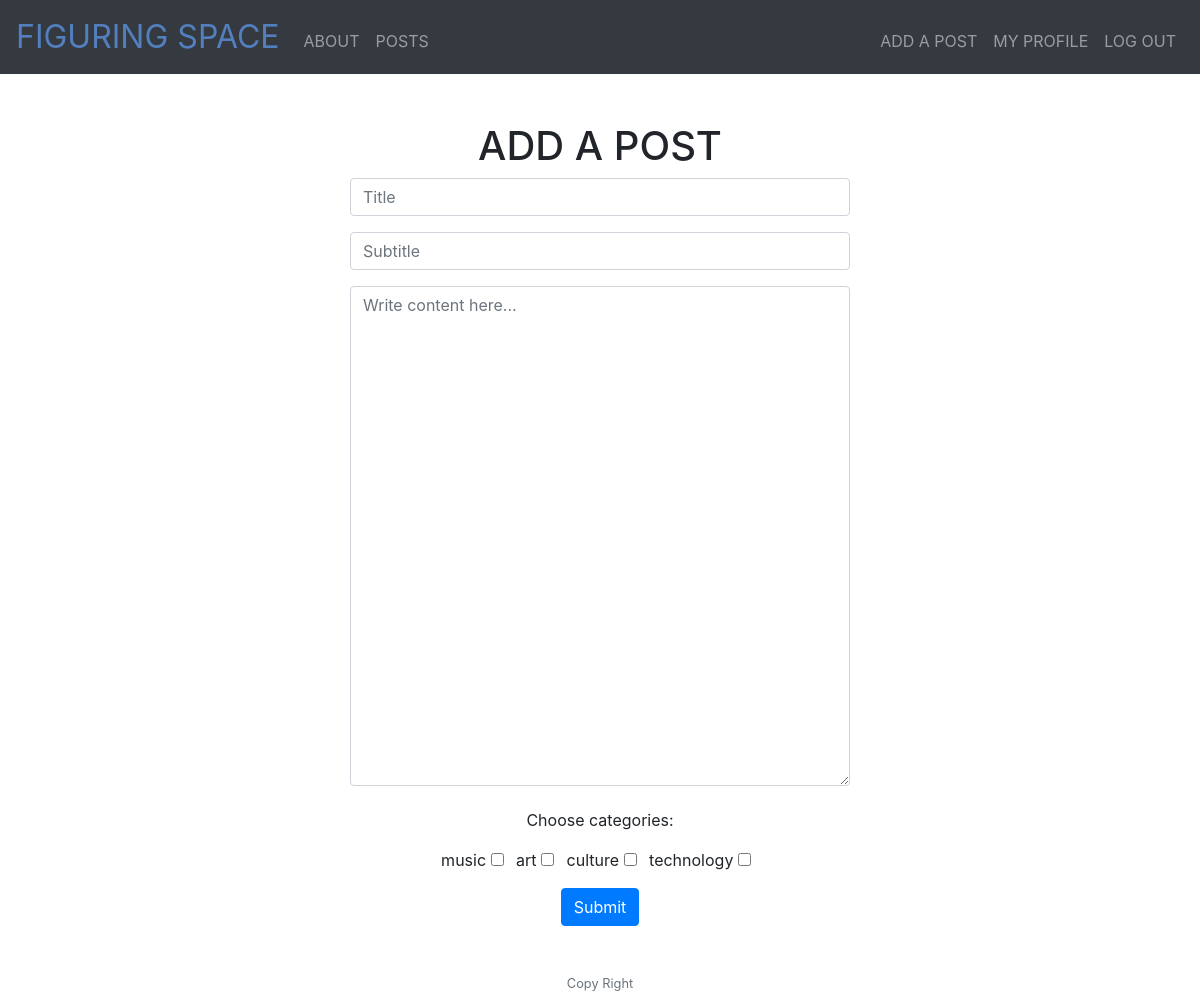
/add-post (signed in), run on the app's committed database.
### models.py (models this page shows)
class Category(db.Model):
    id = db.Column(db.Integer, primary_key=True)
    title = db.Column(db.String(50))

### app.py (the view)
@app.route('/add-post', methods=["GET", "POST"])
@login_required
def add_post():
    if request.method == "POST":
        try:
            title = request.form.get("title")
            subtitle = request.form.get("subtitle")
            content = request.form.get("content")
            author = session.get("user_id")
            cats = request.form.getlist("category")
            post = Post(title=title, subtitle=subtitle, content=content, author=author, date_posted=datetime.now())
            db.session.add(post)
            db.session.flush()
            db.session.refresh(post)
            for cat in cats:
                db.session.connection().execute(categories_table.insert().values(post_id=post.id, category_id=cat))
            db.session.commit()
        except:
            error = "Something went wrong."
            return render_template("post_form.html", error=error)
        author_data = User.query.filter_by(id=post.author).first()
        return render_template("post.html", post=post, author=author_data)
    else:
        categ = Category.query.all()
        return render_template("post_form.html", categories=categ)

### app.py (called while the page is built)
@app.after_request
def after_request(response):
    response.headers["Cache-Control"] = "no-cache, no-store, must-revalidate"
    response.headers["Expires"] = 0
    response.headers["Pragma"] = "no-cache"
    return response

### helper.py (called while the page is built)
def login_required(f):
    @wraps(f)
    def decorated_function(*args, **kwargs):
        if session.get("user_id") is None:
            return redirect("/login")
        return f(*args, **kwargs)
    return decorated_function

### templates/post_form.html (shortened to what this page needs)
{% extends "layout.html" %} {% block main %}
<h1>ADD A POST</h1>
<form action="/add-post" method="post">
  <div class="form-group">
    <input
      autocomplete="off"
      autofocus
      class="form-control"
      name="title"
      placeholder="Title"
      type="text"
      style="width: 500px;"
    />
  </div>
  <div class="form-group">
    <input
      class="form-control"
      name="subtitle"
      placeholder="Subtitle"
      type="text"
      style="width: 500px;"
    />
  </div>
  <div class="form-group">
    <textarea
      class="form-control"
      name="content"
      placeholder="Write content here..."
      style="width: 500px; height: 500px;"
    ></textarea>
  </div>
  <div class="form-group">
    <p>Choose categories:</p>
    {%for category in categories%} {{category.title}}
    <input
      type="checkbox"
      name="category"
      value="{{ category.id }}"
      style="margin-right: 8px;"
    />
    {%endfor%}
  </div>
  <button class="btn btn-primary" type="submit">Submit</button>
</form>
{% endblock %}

### static/style.css (style rules this page uses)
main .form-control { display: inline-block; width: auto; }

### data on the page
Category: title "music"
Category: title "art"
Category: title "culture"
Category: title "technology"
